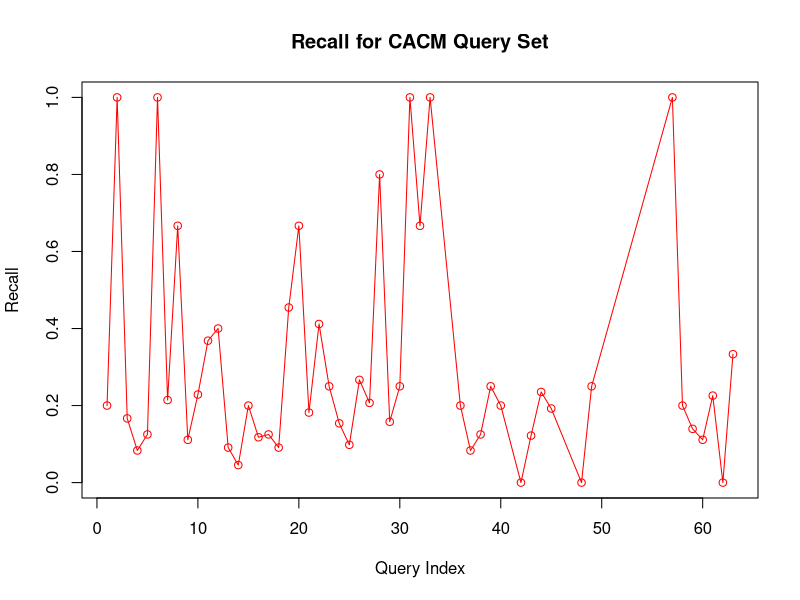

Here is the R script that generated this plot:
recall <- read.csv("Recall.csv", header = TRUE)

plot(recall$Query,recall$Recall,type = "o",col = "red", xlab = "Query Index", ylab = "Recall", 
     main = "Recall for CACM Query Set",  ylim=c(0,1))